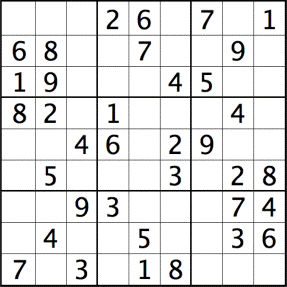
#> input picture test/image1.png, 287 x 287 px, given in place of image1.png.png, which was not available
$ python sudoku.py
#> lines starting #> are read from the running program, lines starting #| are printed output that depends on the picture
#> the answer given: y
#> the answer given: ../test/image1.png
### src/IOProcess.py
import pytesseract
from PIL import Image, ImageFilter, ImageEnhance
import cv2
import numpy as np
from PIL import Image
import glob, os
import io

SIZE = 9


# [11 lines left out: function open_txt, not called in this run]


def open_image(number) :
    """
    fungsi untuk membuka file img (jpg atau png)
    dan dikonversi ke matriks
    """
#> called with number = '../test/image1.png'
    # Inisialisasi
    board = [[0 for i in range(SIZE)] for j in range(SIZE)]

    # Open image
    path = "../test/preprocess_" + str(number) + ".png"
    image = Image.open(path)
#> image is the input picture: PIL image 287x287 P; mean R, G, B 226.7, 226.6, 226.7

    # Mendapatkan lebar dan tinggi tiap grid
    row, col = image.size
#> row = 287; col = 287
    height = row/SIZE
#> height = 31.89
    width = col/SIZE
#> width = 31.89

    for i in range(SIZE) :
        for j in range(SIZE) :
            # Crop grid
            cropped = image.crop((4 + width*j, 4 + height*i, width*(j+1) - 4, height*(i+1) - 3))
            np_img = np.array(cropped)
            if(np_img.mean() > 20):
                cropped = cropped.convert('RGB')
                cropped = cropped.filter(ImageFilter.MedianFilter())
                enhancer = ImageEnhance.Contrast(cropped)
                cropped = enhancer.enhance(2)
                # Konversi ke string dan menangani kasus
                # kesalahan konversi untuk angka 5,2,8,9
                result = pytesseract.image_to_string(cropped, config='--psm 6')
                if result not in  ['1','2','3','4','5','6','7','8','9']:
                    if result == '':
                        result = result.replace('','0')
                    if result == 'S' :
                        result = result.replace('S','0')
                    if result == '&' or result == 'g' :
                        result = '8'
                    if result == 'q' :
                        result = '9'
                    if result == '>' :
                        result = '2'

                final = int(result)
                board[i][j] = final
            else:
                board[i][j] = 0
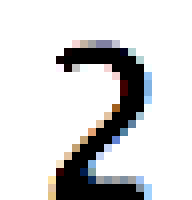
#> cropped: PIL image 24x25 RGB (shown 8 times larger); mean R, G, B 211.7, 211.8, 212.4
#> after the loop, board = 9 items, first 6: [0, 0, 0, 0, 0, 0, 0, 0, 0], [0, 0, 0, 0, 0, 0, 0, 0, 0], [0, 0, 0, 0, 0, 0, 0, 0, 0], [0, 0, 0, 0, 0, 0, 0, 0, 0], [0, 0, 0, 0, 0, 0, 0, 0, 0], [0, 0, 0, 0, 0, 0, 0, 0, 0]
    if(board[0][3] == 9):
        board[0][3] = 2
    return board

# [72 lines left out: functions preprocess_image, write_result, preprocess_warning, not called in this run]

### src/sudoku.py
from IOProcess import *

# tesseract.pytesseract.tesseract_cmd = r'C:/Program Files (x86)/Tesseract-OCR/tesseract.exe'

# ukuran puzzle
SIZE = 9

# [90 lines left out: functions print_board, zero_loc, placeable, solve, fives, not called in this run]

if __name__ == "__main__":
    """
    main function
    """
    choice = input("Apakah menggunakan input gambar? [y/n] ")
    is_pic = False
    if choice == "y":
        is_pic = True

    input_file = input("Masukkan pilihan test case 1-4 : ")
    print("Puzzle awal :")
    if is_pic:
#> (the run stopped early here; a loop or call above may not have finished)

$ run again, on test/preprocess_3.png
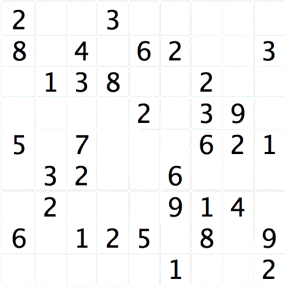
#> input picture test/preprocess_3.png, 287 x 287 px, given in place of preprocess_3.png.png, which was not available
#> in open_image, image is the input picture: PIL image 287x287 RGB; mean R, G, B 243.7, 243.9, 243.9
#> after the loop in open_image, `for i in range(SIZE) :`:
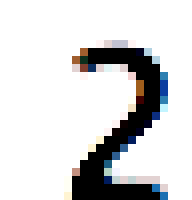
#> cropped: PIL image 24x25 RGB (shown 8 times larger); mean R, G, B 212.1, 212.4, 213.2
#> after the loop in open_image, `for i in range(SIZE) :`: board = 9 items, first 6: [0, 0, 0, 0, 0, 0, 0, 0, 0], [0, 0, 0, 0, 0, 0, 0, 0, 0], [0, 0, 0, 0, 0, 0, 0, 0, 0], [0, 0, 0, 0, 0, 0, 0, 0, 0], [0, 0, 0, 0, 0, 0, 0, 0, 0], [0, 0, 0, 0, 0, 0, 0, 0, 0]
